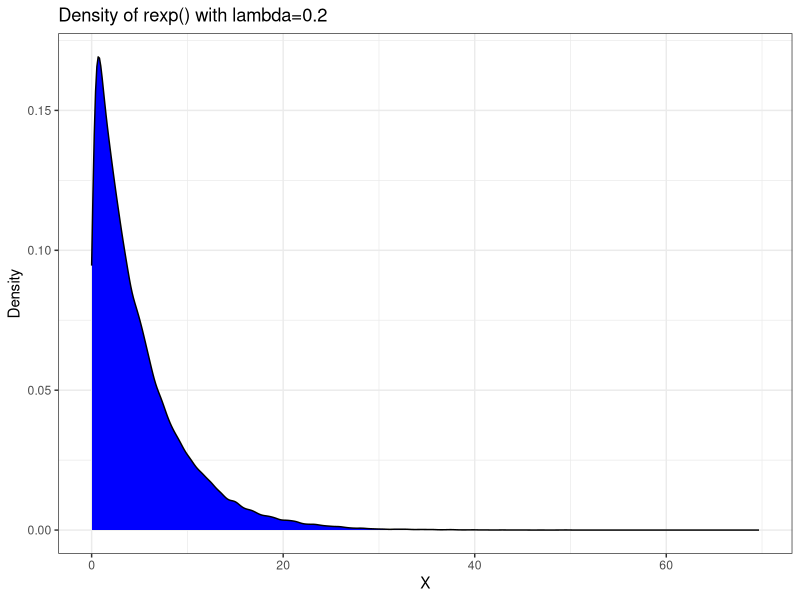
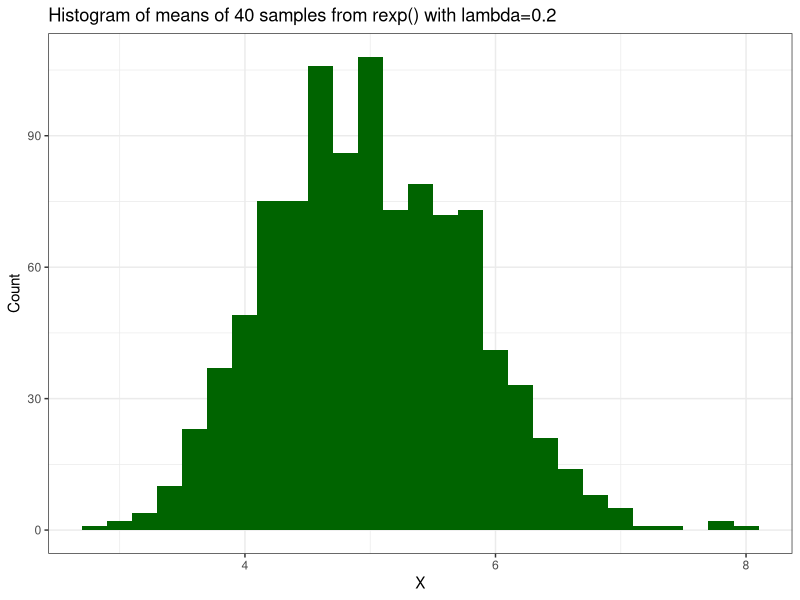
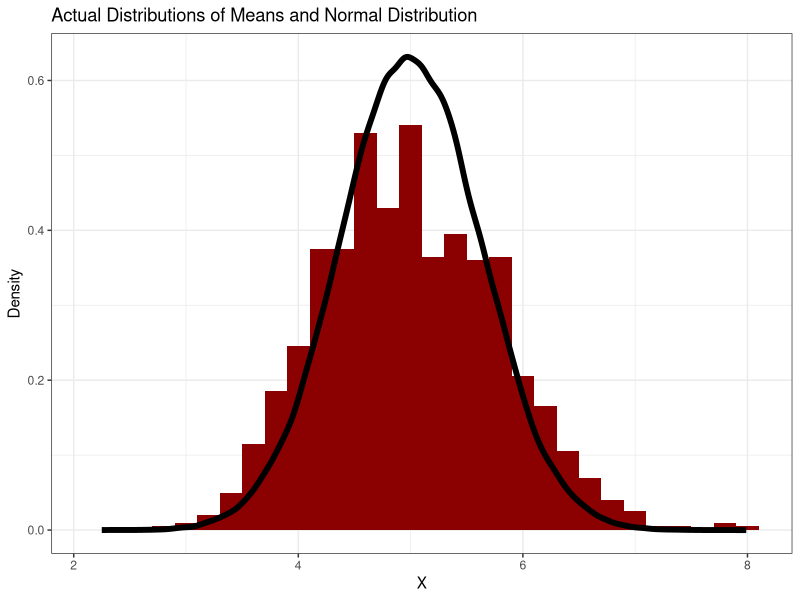

These charts were generated, in order, by the following R code:
## ---- chunk 1
knitr::opts_chunk$set(echo = TRUE)
options(digits = 3)
## ---- chunk 2
library(ggplot2)
ggplot(data = data.frame(x = rexp(100000, 0.2)), aes(x = x)) + 
    geom_density(fill = 'blue') +
    ggtitle("Density of rexp() with lambda=0.2") + 
    xlab("X")+
    ylab("Density")+
    theme_bw()
## ---- chunk 3
sample_means<-NULL
for (i in 1 : 1000) sample_means = c(sample_means, mean(rexp(40, 0.2)))
## ---- chunk 4
ggplot(data = data.frame(SampleMeans = sample_means), aes(x = SampleMeans)) + 
    geom_histogram(binwidth = 0.2, fill = 'darkgreen') +
    ggtitle("Histogram of means of 40 samples from rexp() with lambda=0.2") + 
    xlab("X")+
    ylab("Count")+
    theme_bw()
## ---- chunk 5
ggplot(data = data.frame(SampleMeans = sample_means, 
                         NormalDensity=rnorm(n = 100000, mean = 5, sd = (5/sqrt(40))^2))) +
    geom_histogram(aes(x=SampleMeans, y=..density..), fill='darkred', binwidth=0.2) +
    geom_density(aes(x=NormalDensity), colour="black", size=2) +
    ggtitle("Actual Distributions of Means and Normal Distribution") + 
    xlab("X")+
    ylab("Density")+
    theme_bw()
